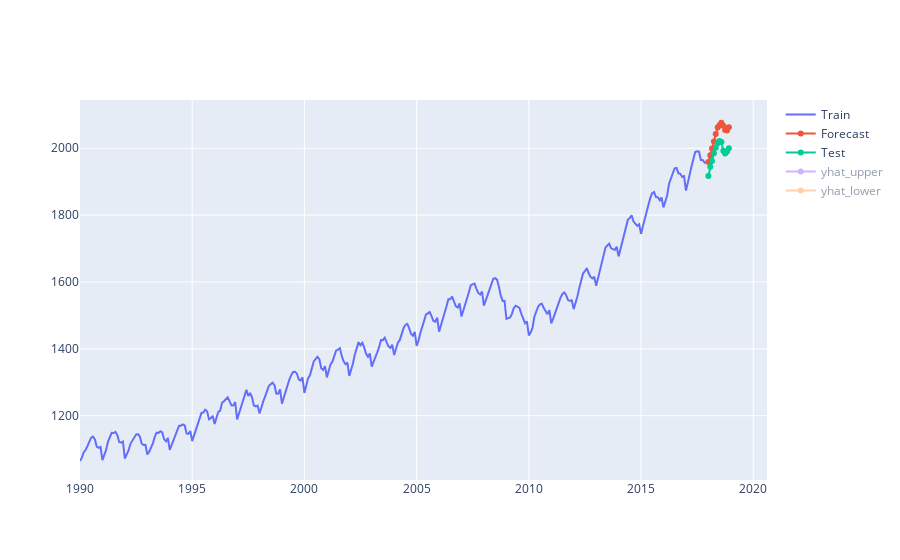

Write notebook code for a chart like this one.
### Code cell
import plotly.graph_objects as go

fig = go.Figure()
fig.add_trace(
    go.Scatter(
        x=train['ds'],
        y=train['y'],
        name='Train'
    ))

fig.add_trace(
    go.Scatter(
        x=forecast2['ds'],
        y=forecast2['yhat'],
        name='Forecast'
    ))
fig.add_trace(
    go.Scatter(
        x=test['ds'],
        y=test['y'],
        name='Test'
    ))
fig.add_trace(
    go.Scatter(
        x=forecast2['ds'],
        y=forecast2['yhat_upper'],
        name='yhat_upper'
    ))
fig.add_trace(
    go.Scatter(
        x=forecast2['ds'],
        y=forecast2['yhat_lower'],
        name='yhat_lower'
    ))

fig.show()

# forecast[['ds', 'yhat', 'yhat_lower', 'yhat_upper']].iplot(kind='line',x='ds',title='Actual Behaviour')
# train.iplot(kind='line',x='ds',title='Actual Behaviour')

### Figure 1 — Plotly figure (JSON) as saved in the notebook; plotly's stock layout.template omitted (floating-point values rounded to 4 significant figures; data arrays with more than 128 entries replaced by an {"elided": "..."} marker saying what was removed)
{"data": [{"name": "Train", "type": "scatter", "x": {"elided": "336 str values"}, "y": {"elided": "336 float values"}}, {"name": "Forecast", "type": "scatter", "x": ["2018-01-01T00:00:00", "2018-02-01T00:00:00", "2018-03-01T00:00:00", "2018-04-01T00:00:00", "2018-05-01T00:00:00", "2018-06-01T00:00:00", "2018-07-01T00:00:00", "2018-08-01T00:00:00", "2018-09-01T00:00:00", "2018-10-01T00:00:00", "2018-11-01T00:00:00", "2018-12-01T00:00:00"], "y": [1959.0, 1979.0, 1999.0, 2021.0, 2043.0, 2062.0, 2069.0, 2076.0, 2067.0, 2055.0, 2053.0, 2063.0]}, {"name": "Test", "type": "scatter", "x": ["2018-01-01T00:00:00", "2018-02-01T00:00:00", "2018-03-01T00:00:00", "2018-04-01T00:00:00", "2018-05-01T00:00:00", "2018-06-01T00:00:00", "2018-07-01T00:00:00", "2018-08-01T00:00:00", "2018-09-01T00:00:00", "2018-10-01T00:00:00", "2018-11-01T00:00:00", "2018-12-01T00:00:00"], "y": [1917.0, 1944.0, 1962.0, 1985.0, 2002.0, 2015.0, 2022.0, 2019.0, 1992.0, 1984.0, 1990.0, 2000.0]}, {"name": "yhat_upper", "type": "scatter", "visible": "legendonly", "x": ["2018-01-01T00:00:00", "2018-02-01T00:00:00", "2018-03-01T00:00:00", "2018-04-01T00:00:00", "2018-05-01T00:00:00", "2018-06-01T00:00:00", "2018-07-01T00:00:00", "2018-08-01T00:00:00", "2018-09-01T00:00:00", "2018-10-01T00:00:00", "2018-11-01T00:00:00", "2018-12-01T00:00:00"], "y": [1968.0, 1988.0, 2009.0, 2030.0, 2052.0, 2072.0, 2080.0, 2087.0, 2079.0, 2067.0, 2067.0, 2078.0]}, {"name": "yhat_lower", "type": "scatter", "visible": "legendonly", "x": ["2018-01-01T00:00:00", "2018-02-01T00:00:00", "2018-03-01T00:00:00", "2018-04-01T00:00:00", "2018-05-01T00:00:00", "2018-06-01T00:00:00", "2018-07-01T00:00:00", "2018-08-01T00:00:00", "2018-09-01T00:00:00", "2018-10-01T00:00:00", "2018-11-01T00:00:00", "2018-12-01T00:00:00"], "y": [1950.0, 1971.0, 1991.0, 2012.0, 2034.0, 2052.0, 2060.0, 2065.0, 2056.0, 2044.0, 2042.0, 2050.0]}], "layout": {"autosize": true, "xaxis": {"autorange": true, "range": ["1990-01-01", "2020-07-18 20:12:50.9845"], "type": "date"}, "yaxis": {"autorange": true, "range": [1007.0, 2149.0], "type": "linear"}}}
